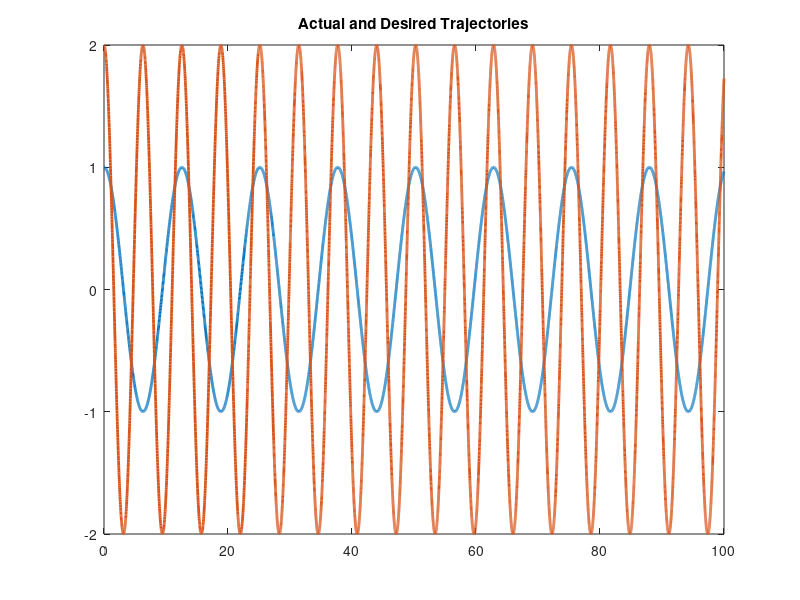

Here is the MATLAB script that generated this plot: (Note: this script raises an error after producing the figure.)
function twoLinkRobotAdaptive
close all
global controlinput
%Set up parameters for sim
%Errors in Yd matrix are qd - q and this entire matrix has errors qd - q

p1       = 3.473;
p2       = 0.196;
p3       = 0.242;
f1       = 5.3;
f2       = 1.1;


% Stacked parameter vector
theta    = [p1;p2;p3;f1;f2];
controlinput = [1;1];

% Simulation final time
tf   = 100;

% Initial condition vector (X0 must be same size and "form" as X and XDot below)
% (i.e1., in this sim, X0 = [e0;r0;thetahat0])
X0   = [4;10;3;2;1;1;1;1;1;1;1];

% Options for integration function
opts = odeset('RelTol',1e-3,'AbsTol',1e-3);

% Integrate (you can send the paramters theta to the dynamics as seen below)
[t,STATES] = ode45(@(t,X) twoLinkdynamics(t,X,theta),[0 tf],X0,opts);

% Set up desired trajectory data for plots (enter desired trajectory for your simulation)
qd = [cos(0.5*t) 2*cos(t)]';

% Parse integrated states (STATES is the same "form" as X0)
% (i.e1., in this sim, STATES = [e1 r thetahat] over all time);
e1  = STATES(:,1:2)';
e2  = STATES(:,3:4)';
thetaHat = STATES(:,5:9)';
mu2 = STATES(:,10:11)';

% Compute x from e1 and xd for plotting purposes
q  = qd - e1;

% Plot the actual vs desired trajectories
figure(1)
plot(t,qd,'-','LineWidth',2)
title('Actual and Desired Trajectories');
hold on
ax = gca;
ax.ColorOrderIndex = 1;
plot(t,q,':','LineWidth',2)
xlabel('time')
hold off

% Plot the filtered tracking error
figure(2)
plot(t,e2,'--','LineWidth',2)
title('Filtered Tracking error')
xlabel('time')

% Plot the adaptive estimates vs actual parameters
figure(3)
plot(t,repmat(theta,1,length(t)),'-','LineWidth',2)
hold on
ax = gca;
ax.ColorOrderIndex = 1;
plot(t,thetaHat,':','LineWidth',2)
xlabel('time')
title('Adaptive Estimates & Actual Parameters')
hold off

figure(4)
time = 0:tf/length(controlinput):tf;
time(end) = [];
plot(time,controlinput(1,:))
title('Control input for Link 1');
xlabel('Time(s)')
ylabel('Torque(Nm)')

figure(5)
time = 0:tf/length(controlinput):tf;
time(end) = [];
plot(time,controlinput(2,:))
title('Control input for Link 2');
xlabel('Time(s)')
ylabel('Torque(Nm)')

figure(6)
plot(t,repmat(theta,1,length(t))-thetaHat,'-','LineWidth',2)
title('Parameter Estimates')
xlabel('time');
ylabel('Amplitude');


function [XDot] = twoLinkdynamics(t,X,theta)
global u controlinput
% t
% Parse parameter vector
p1 = theta(1);
p2 = theta(2);
p3 = theta(3);
f1 = theta(4);
f2 = theta(5);

% Select gains for controller
K        = 5   ; %Enter a number
a1       = 0.45    ; %Enter a number
a2       = 0.5;
v = [700 1.5 0.9 10 0.5];
gamma    = diag(v);
beta     = 0.9;



% Desired trajectory and needed derivatives
qd       = [cos(0.5*t);2*cos(t)];
qdDot    = [-0.5*sin(0.5*t);-2*sin(t)]; %Enter the expression
qdDotDot = [-0.25*cos(0.5*t);-2*cos(t)]; %Enter the expression



% Parse current states (X is the same size and "form" as X0)
% (i.e1., in this sim, X = [e1;r;thetahat])
e1        = [X(1);X(2)];
e2        = [X(3);X(4)];
thetaHat = [X(5);X(6);X(7);X(8);X(9)];
mu2      = [X(10);X(11)];

% Compute current x and xDot for convenience
q        = qd - e1;
qDot     = qdDot + a1*e1 - e2;



% Compute cos(x2) and sin(x2) for convenience
c2       = cos(q(2));
s2       = sin(q(2));

cd2      = cos(qd(2));
sd2      = sin(qd(2));


% Compute current matrices for the dynamics
M        = [p1 + 2*p3*c2 p2 + p3*c2;p2 + p3*c2 p2];
Vm       = [-p3*s2*qDot(2) -p3*s2*(qDot(1) + qDot(2));p3*s2*qDot(1) 0];
fd       = [f1 0;0 f2];



%Design Yd Matrix
yd11     = qdDotDot(1);
yd12     = qdDotDot(2);
yd13     = 2*cd2*qdDotDot(1) + cd2*qdDotDot(2) - sd2*qdDot(2)*qdDot(1) - sd2*qdDot(1)*qdDot(2) - sd2*qdDot(2)*qdDot(2);
yd14     = qdDot(1);
yd15     = 0;

yd21     = 0;
yd22     = qdDotDot(1)+qdDotDot(2);
yd23     = cd2*qdDotDot(1) + sd2*qdDot(1)*qdDot(1);
yd24     = 0;
yd25     = qdDot(2);
Yd       = [yd11 yd12 yd13 yd14 yd15;yd21 yd22 yd23 yd24 yd25];

 

% Design controller

u        = Yd*thetaHat + mu2; %Enter the expression

controlinput = horzcat(controlinput,u);

% Compute current closed-loop dynamics
e1Dot       = e2 - a1*e1;

e2Dot       = M\(M*qdDotDot + Vm*qDot + fd*qDot + M*a1*e1Dot - u); %Enter the expression
r        = e2Dot + a2*e2;

thetaHatDot = (gamma*Yd'*tanh(e2))+(gamma*Yd'*e2);
mu2Dot      = (K+1)*r + beta*sign(e2);

% Stacked dynamics vector (XDot is the same size and "form" as X)
XDot        = [e1Dot;e2Dot;thetaHatDot; mu2Dot];
